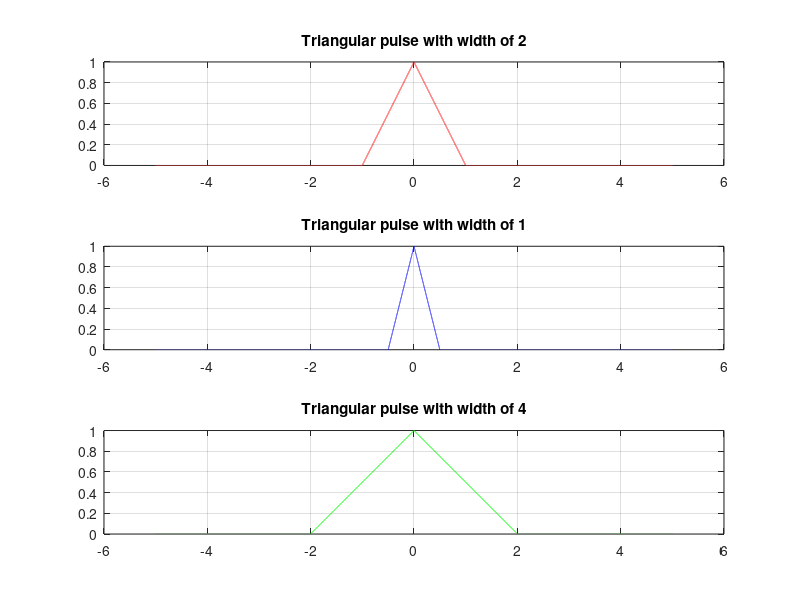

This chart was generated by the following MATLAB code:
clear all;
close all;
clc;

%Scaling a trianguler pulse signal
t = -5:0.0001:5; % time vector of 5 seconds
x = tripuls (t ,2) ; % triangular pulse of width 2

subplot (3 ,1 ,1)
plot(t ,x ,'r'); 
grid;
title ('Triangular pulse with width of 2');

t1 = 2* t ; % new time vector scaled by 2
x1 = tripuls (t1 ,2) ; % scaled triangular pulse

subplot (3 ,1 ,2)
plot(t ,x1 ,'b');
grid;
title ('Triangular pulse with width of 1');

t3 = 1/2* t; % new time vector scaled by 0.5
x3 = tripuls (t3 ,2) ; % scaled triangular pulse

subplot (3 ,1 ,3)
plot(t ,x3 ,'g');
grid;
title ('Triangular pulse with width of 4');

savefig('Example_08_Figure_01.fig');